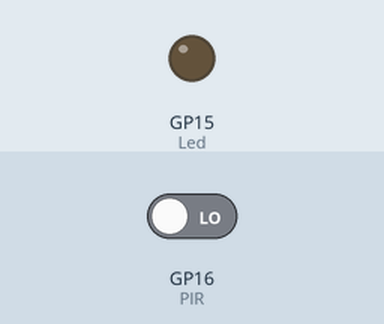
Recording of a program running on a simulated Raspberry Pi Pico running MicroPython. Shown: output pins drawn as LEDs (lit = HIGH). The inputs (shaded band) are chosen by the test bench; at power-on: GP16 (PIR) LOW.

Above: at 1.2 s.
1.3 s: GP16 (PIR) driven HIGH
At 2.5 s:
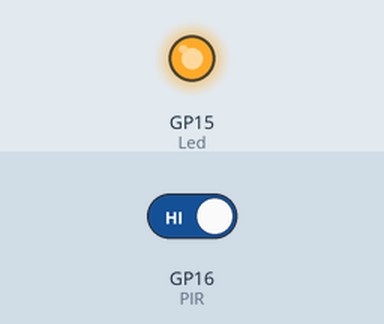
2.8 s: GP16 (PIR) driven LOW
At 3.8 s:
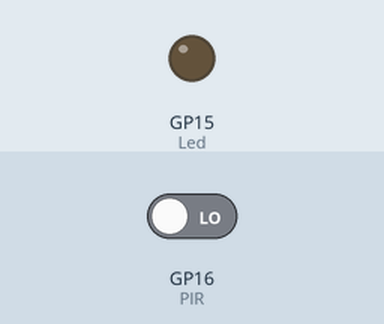
Timing chart, 0 to 5.8 s (numbered marks = the images above; inputs shaded):
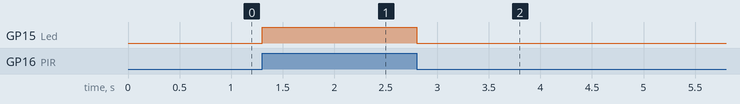

The program:

PIR_motion_sensor.py
```python
import machine
import time
PIR=machine.Pin(16,machine.Pin.IN,machine.Pin.PULL_DOWN)
Led=machine.Pin(15,machine.Pin.OUT)

while True:
    if PIR.value()==True:
        Led.on()
    else:
        Led.off()
```

Measured:
- after the input at 1.3 s, GP15 (Led): LOW → HIGH at once
- after the input at 2.8 s, GP15 (Led): HIGH → LOW at once
